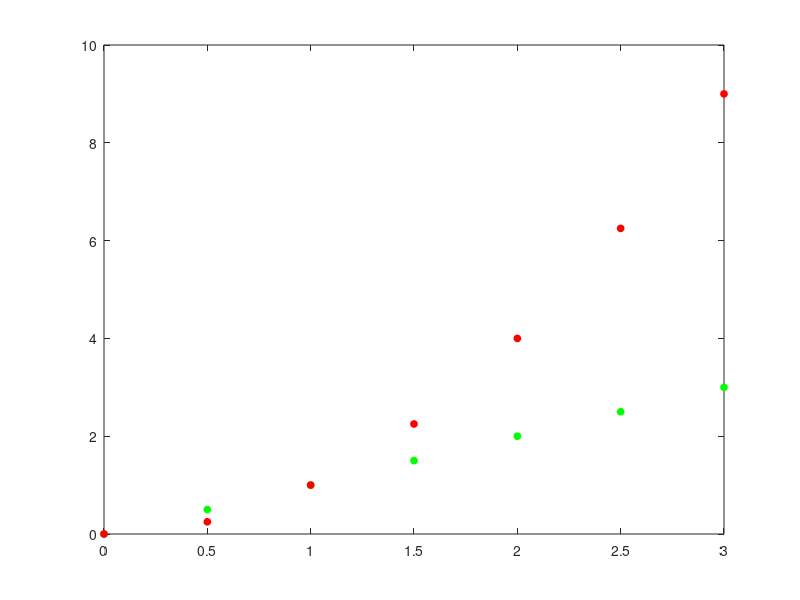

The MATLAB script that drew this image: (Note: this script raises an error after producing the figure.)
clear all
clc
t= [0 0.5 1.0 1.5 2.0 2.5 3.0];
f= [0 0.5 1.0 1.5 2.0 2.5 3.0];
g= [0 0.25 1.0 2.25 4.0 6.25 9];

%graficamos
plot(t,f,'o','MarkerSize',5,'MarkerFaceColor','g','MarkerEdgeColor','g');
hold on
plot(t,g,'o','MarkerSize',5,'MarkerFaceColor','r','MarkerEdgeColor','r');
%calcullar los langrangianos
syms X
G=0;
F=0;

for j=1:length(t)
    L=1;
    for i=1:length(t)
       if i~=j
            L=L*(X-t(i))/(t(j)-t(i));
        end
    end
    F=F+expand(L)*f(j);
    G=G+expand(L)*g(j);
end

% fprintf('\n POLINOMIOS INTERPOLANTE: \n')
% disp(F)
% disp(G)
hold on
ezplot(F,[0,3])
ezplot(G,[0,9])
grid on

%trapecio simple
chi=1;
f=@(X) (2*pi*G*sqrt(diff(F).^2)+diff(G).^2);
%cuidado con las variables y erificar si no hay disconinuidades
a=0;
b=3;
%numero de trapecios
k=10000;
%sumatoria
s=0;
%h
h=(b-a)/k;
for i=1:k-1
   s=s+f(a+i*h);
end
format long
I=h/2*(f(a)+2*s+f(b))
